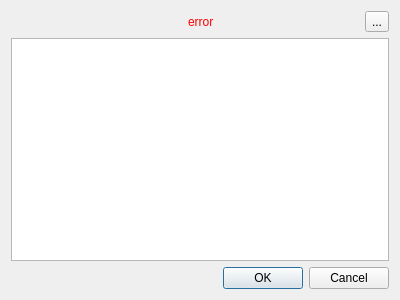
<?xml version="1.0" encoding="UTF-8"?>
<ui version="4.0">
 <class>RelinkingDialog</class>
 <widget class="QDialog" name="RelinkingDialog">
  <property name="geometry">
   <rect>
    <x>0</x>
    <y>0</y>
    <width>400</width>
    <height>300</height>
   </rect>
  </property>
  <property name="windowTitle">
   <string>Relinking</string>
  </property>
  <layout class="QVBoxLayout" name="verticalLayout">
   <property name="spacing">
    <number>6</number>
   </property>
   <item>
    <layout class="QHBoxLayout" name="horizontalLayout_3" stretch="0,0,0">
     <property name="rightMargin">
      <number>0</number>
     </property>
     <item>
      <widget class="RelinkablePathVisualization" name="pathVisualization" native="true">
       <property name="sizePolicy">
        <sizepolicy hsizetype="MinimumExpanding" vsizetype="Preferred">
         <horstretch>0</horstretch>
         <verstretch>0</verstretch>
        </sizepolicy>
       </property>
      </widget>
     </item>
     <item>
      <widget class="QLabel" name="errorLabel">
       <property name="sizePolicy">
        <sizepolicy hsizetype="Expanding" vsizetype="Preferred">
         <horstretch>0</horstretch>
         <verstretch>0</verstretch>
        </sizepolicy>
       </property>
       <property name="palette">
        <palette>
         <active>
          <colorrole role="WindowText">
           <brush brushstyle="SolidPattern">
            <color alpha="255">
             <red>255</red>
             <green>0</green>
             <blue>0</blue>
            </color>
           </brush>
          </colorrole>
         </active>
         <inactive>
          <colorrole role="WindowText">
           <brush brushstyle="SolidPattern">
            <color alpha="255">
             <red>255</red>
             <green>0</green>
             <blue>0</blue>
            </color>
           </brush>
          </colorrole>
         </inactive>
         <disabled>
          <colorrole role="WindowText">
           <brush brushstyle="SolidPattern">
            <color alpha="255">
             <red>120</red>
             <green>120</green>
             <blue>120</blue>
            </color>
           </brush>
          </colorrole>
         </disabled>
        </palette>
       </property>
       <property name="text">
        <string notr="true">error</string>
       </property>
       <property name="wordWrap">
        <bool>true</bool>
       </property>
      </widget>
     </item>
     <item>
      <widget class="QToolButton" name="undoButton">
       <property name="sizePolicy">
        <sizepolicy hsizetype="Preferred" vsizetype="Preferred">
         <horstretch>0</horstretch>
         <verstretch>0</verstretch>
        </sizepolicy>
       </property>
       <property name="toolTip">
        <string>Undo</string>
       </property>
       <property name="text">
        <string>...</string>
       </property>
       <property name="icon">
        <iconset resource="../app/resources/resources.qrc">
         <normaloff>:/icons/undo-22.png</normaloff>:/icons/undo-22.png</iconset>
       </property>
      </widget>
     </item>
    </layout>
   </item>
   <item>
    <widget class="RelinkingListView" name="listView">
     <property name="horizontalScrollBarPolicy">
      <enum>Qt::ScrollBarAlwaysOff</enum>
     </property>
     <property name="editTriggers">
      <set>QAbstractItemView::NoEditTriggers</set>
     </property>
    </widget>
   </item>
   <item>
    <widget class="QDialogButtonBox" name="buttonBox">
     <property name="orientation">
      <enum>Qt::Horizontal</enum>
     </property>
     <property name="standardButtons">
      <set>QDialogButtonBox::Cancel|QDialogButtonBox::Ok</set>
     </property>
    </widget>
   </item>
  </layout>
 </widget>
 <customwidgets>
  <customwidget>
   <class>RelinkingListView</class>
   <extends>QListView</extends>
   <header>../app/RelinkingListView.h</header>
  </customwidget>
  <customwidget>
   <class>RelinkablePathVisualization</class>
   <extends>QWidget</extends>
   <header>../app/RelinkablePathVisualization.h</header>
   <container>1</container>
  </customwidget>
 </customwidgets>
 <resources>
  <include location="../app/resources/resources.qrc"/>
 </resources>
 <connections>
  <connection>
   <sender>buttonBox</sender>
   <signal>rejected()</signal>
   <receiver>RelinkingDialog</receiver>
   <slot>reject()</slot>
   <hints>
    <hint type="sourcelabel">
     <x>325</x>
     <y>290</y>
    </hint>
    <hint type="destinationlabel">
     <x>286</x>
     <y>274</y>
    </hint>
   </hints>
  </connection>
 </connections>
</ui>
